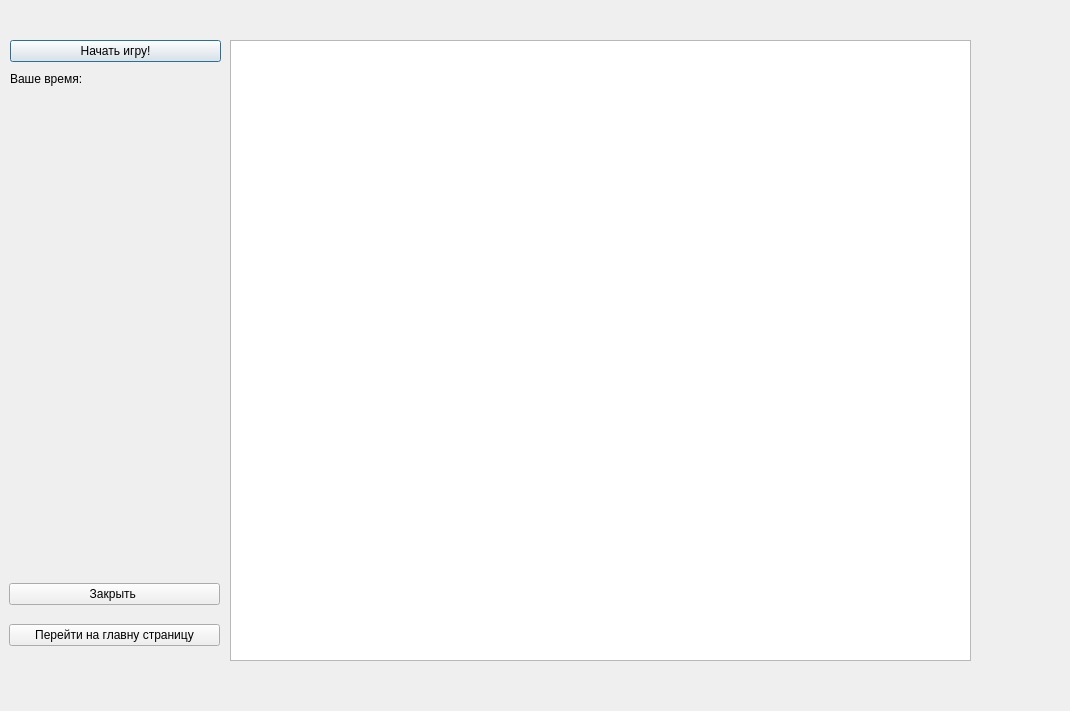
<?xml version="1.0" encoding="UTF-8"?>
<ui version="4.0">
 <class>PuzzleTime</class>
 <widget class="QDialog" name="PuzzleTime">
  <property name="geometry">
   <rect>
    <x>0</x>
    <y>0</y>
    <width>1070</width>
    <height>711</height>
   </rect>
  </property>
  <property name="windowTitle">
   <string>Dialog</string>
  </property>
  <widget class="QGraphicsView" name="graphicsView">
   <property name="geometry">
    <rect>
     <x>230</x>
     <y>40</y>
     <width>741</width>
     <height>621</height>
    </rect>
   </property>
  </widget>
  <widget class="QWidget" name="verticalLayoutWidget">
   <property name="geometry">
    <rect>
     <x>10</x>
     <y>40</y>
     <width>211</width>
     <height>76</height>
    </rect>
   </property>
   <layout class="QVBoxLayout" name="verticalLayout">
    <item>
     <widget class="QPushButton" name="startButton">
      <property name="text">
       <string>Начать игру!</string>
      </property>
     </widget>
    </item>
    <item>
     <widget class="QLabel" name="label_2">
      <property name="text">
       <string>Ваше время:</string>
      </property>
     </widget>
    </item>
    <item>
     <widget class="QLabel" name="label">
      <property name="text">
       <string/>
      </property>
     </widget>
    </item>
   </layout>
  </widget>
  <widget class="QWidget" name="verticalLayoutWidget_2">
   <property name="geometry">
    <rect>
     <x>9</x>
     <y>570</y>
     <width>211</width>
     <height>91</height>
    </rect>
   </property>
   <layout class="QVBoxLayout" name="verticalLayout_2">
    <item>
     <widget class="QPushButton" name="closeButton">
      <property name="text">
       <string>Закрыть </string>
      </property>
     </widget>
    </item>
    <item>
     <widget class="QPushButton" name="pushButton_3">
      <property name="text">
       <string>Перейти на главну страницу</string>
      </property>
     </widget>
    </item>
   </layout>
  </widget>
 </widget>
 <resources/>
 <connections/>
</ui>
